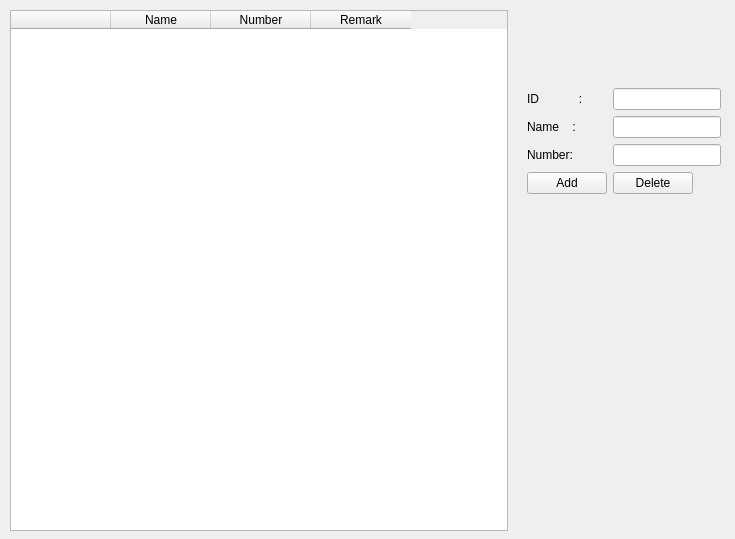
<?xml version="1.0" encoding="UTF-8"?>
<ui version="4.0">
 <class>ContactWidget</class>
 <widget class="QWidget" name="ContactWidget">
  <property name="geometry">
   <rect>
    <x>0</x>
    <y>0</y>
    <width>735</width>
    <height>539</height>
   </rect>
  </property>
  <property name="windowTitle">
   <string>Form</string>
  </property>
  <widget class="QWidget" name="">
   <property name="geometry">
    <rect>
     <x>10</x>
     <y>10</y>
     <width>711</width>
     <height>521</height>
    </rect>
   </property>
   <layout class="QHBoxLayout" name="horizontalLayout">
    <item>
     <widget class="QTableWidget" name="tableWidget">
      <column>
       <property name="text">
        <string/>
       </property>
      </column>
      <column>
       <property name="text">
        <string>Name</string>
       </property>
      </column>
      <column>
       <property name="text">
        <string>Number</string>
       </property>
      </column>
      <column>
       <property name="text">
        <string>Remark</string>
       </property>
      </column>
     </widget>
    </item>
    <item>
     <layout class="QGridLayout" name="gridLayout_2">
      <item row="4" column="1">
       <widget class="QLabel" name="label_26">
        <property name="text">
         <string notr="true">Number:</string>
        </property>
       </widget>
      </item>
      <item row="6" column="0">
       <widget class="QLabel" name="label_28">
        <property name="text">
         <string notr="true"/>
        </property>
       </widget>
      </item>
      <item row="3" column="1">
       <widget class="QLabel" name="label_11">
        <property name="text">
         <string notr="true">Name    :</string>
        </property>
       </widget>
      </item>
      <item row="2" column="1">
       <widget class="QLabel" name="label_9">
        <property name="text">
         <string notr="true">ID            :</string>
        </property>
       </widget>
      </item>
      <item row="7" column="1">
       <spacer name="verticalSpacer_47">
        <property name="orientation">
         <enum>Qt::Vertical</enum>
        </property>
        <property name="sizeHint" stdset="0">
         <size>
          <width>20</width>
          <height>40</height>
         </size>
        </property>
       </spacer>
      </item>
      <item row="1" column="1">
       <widget class="QLabel" name="labelAppsIcon">
        <property name="minimumSize">
         <size>
          <width>72</width>
          <height>72</height>
         </size>
        </property>
        <property name="maximumSize">
         <size>
          <width>72</width>
          <height>72</height>
         </size>
        </property>
        <property name="text">
         <string notr="true"/>
        </property>
        <property name="pixmap">
         <pixmap resource="../zasoby.qrc">:/icons/contactDefault.png</pixmap>
        </property>
        <property name="scaledContents">
         <bool>true</bool>
        </property>
       </widget>
      </item>
      <item row="6" column="1">
       <widget class="QPushButton" name="pushButton_add">
        <property name="text">
         <string>Add</string>
        </property>
        <property name="icon">
         <iconset resource="../zasoby.qrc">
          <normaloff>:/icons/install.png</normaloff>:/icons/install.png</iconset>
        </property>
       </widget>
      </item>
      <item row="6" column="2">
       <widget class="QPushButton" name="pushButton_del">
        <property name="text">
         <string>Delete</string>
        </property>
        <property name="icon">
         <iconset resource="../zasoby.qrc">
          <normaloff>:/icons/uninstall.png</normaloff>:/icons/uninstall.png</iconset>
        </property>
       </widget>
      </item>
      <item row="2" column="2" colspan="2">
       <widget class="QLineEdit" name="lineEditContactsId">
        <property name="readOnly">
         <bool>true</bool>
        </property>
       </widget>
      </item>
      <item row="3" column="2" colspan="2">
       <widget class="QLineEdit" name="lineEditContactsName">
        <property name="readOnly">
         <bool>true</bool>
        </property>
       </widget>
      </item>
      <item row="4" column="2" colspan="2">
       <widget class="QLineEdit" name="lineEditContactsNumber">
        <property name="readOnly">
         <bool>true</bool>
        </property>
       </widget>
      </item>
     </layout>
    </item>
   </layout>
  </widget>
 </widget>
 <resources>
  <include location="../zasoby.qrc"/>
 </resources>
 <connections/>
</ui>
